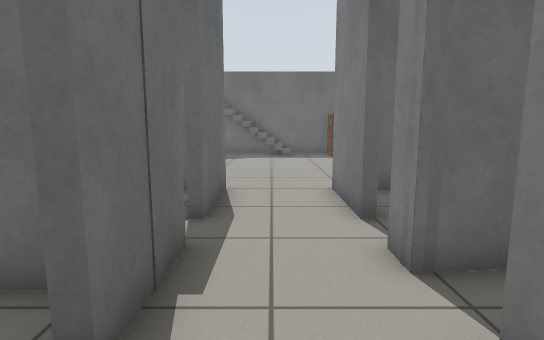
[1] (above)

22 first-person views from a walk through a Gazebo world. The camera is 0.9 m above the floor, tilts 8° down and sees 80° across. The floor is counted in squares, 0.5 m on a side. Each view is taken from the middle of a square. On the plan, view 1 faces up. The plan holds only what a view shows up to about 17 squares ahead; the rest is blank. The place goes on beyond the plan. Gazebo's built-in surfaces are drawn with simple patterns.

[2]
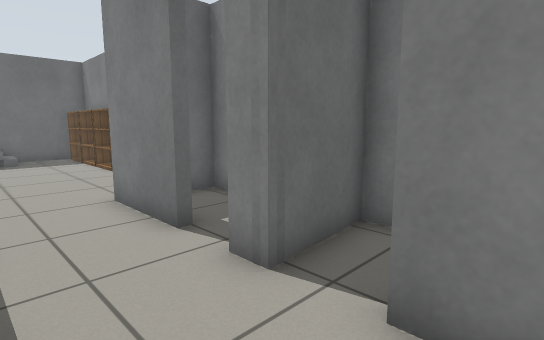

[3]
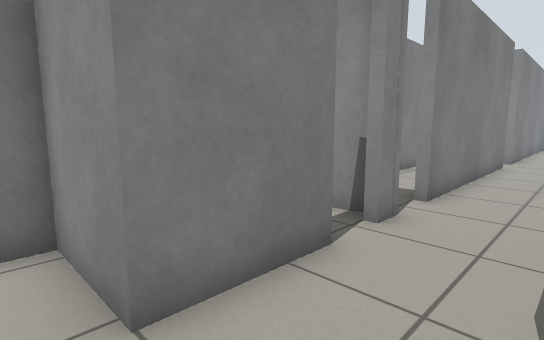

[4]
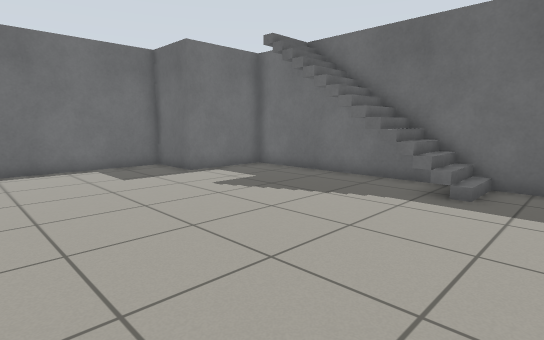

[5]
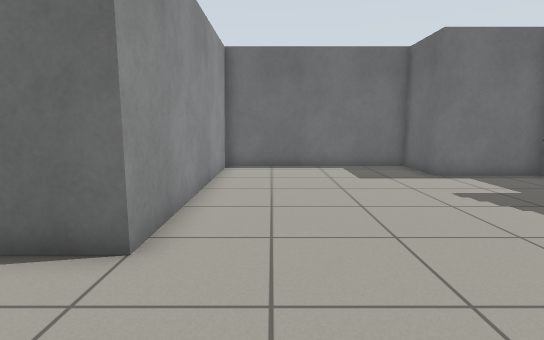

[6]
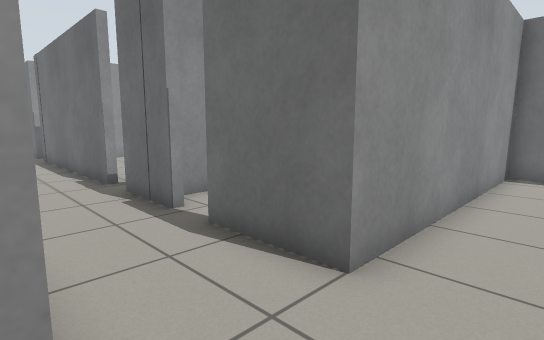

[7]
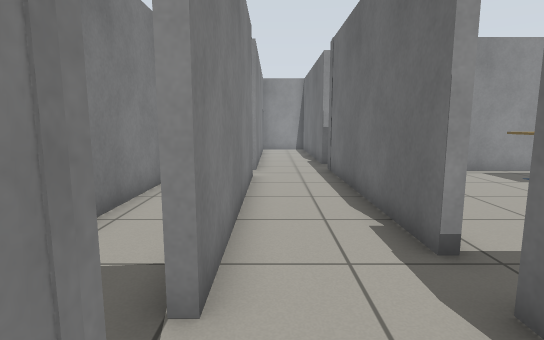

[8]
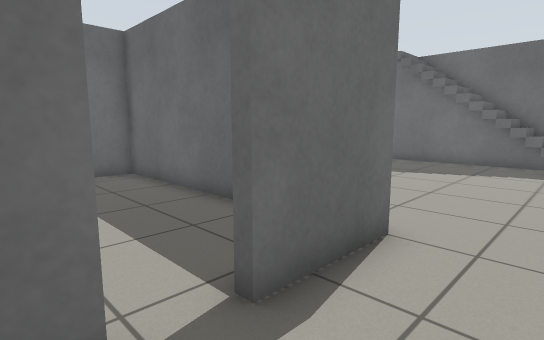

[9]
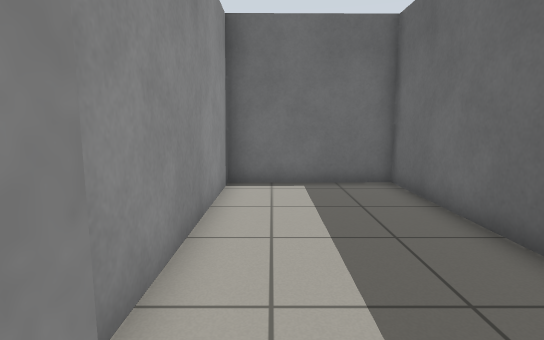

[10]
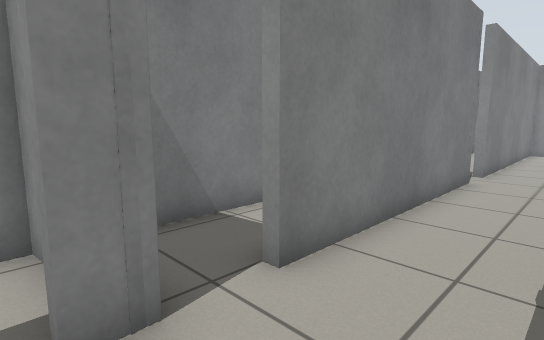

[11]
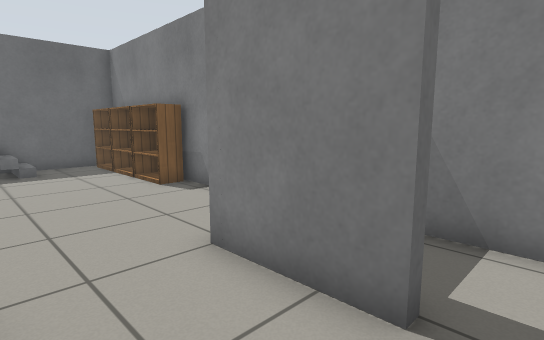

[12]
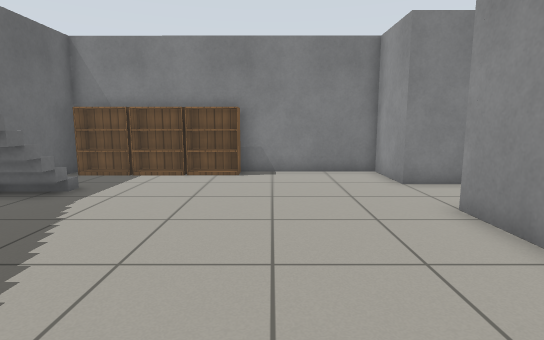

[13]
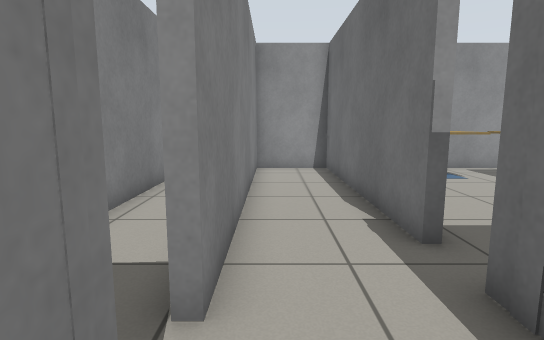

[14]
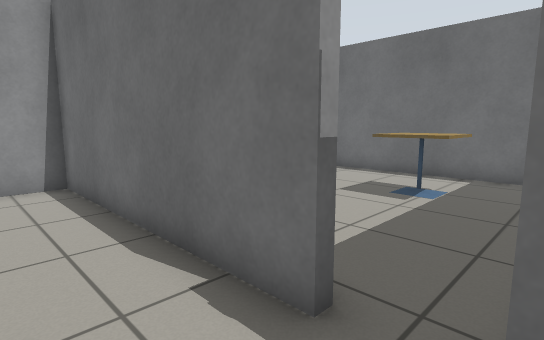

[15]
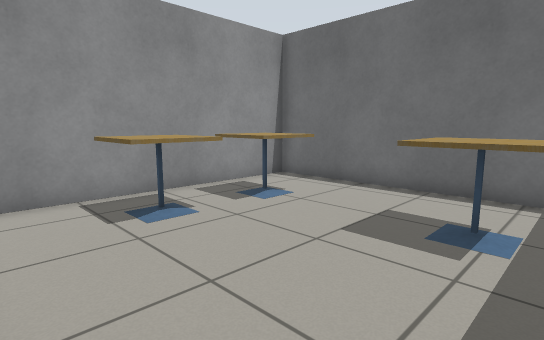

[16]
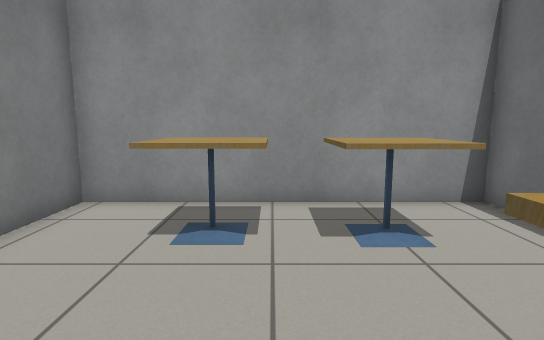

[17]
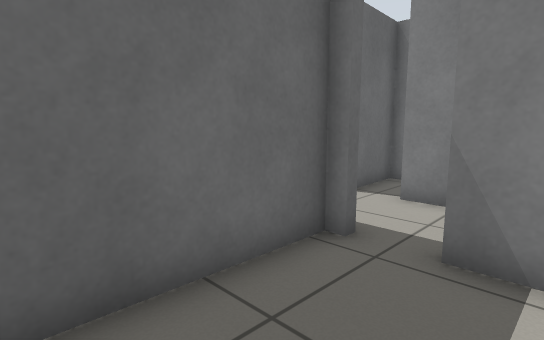

[18]
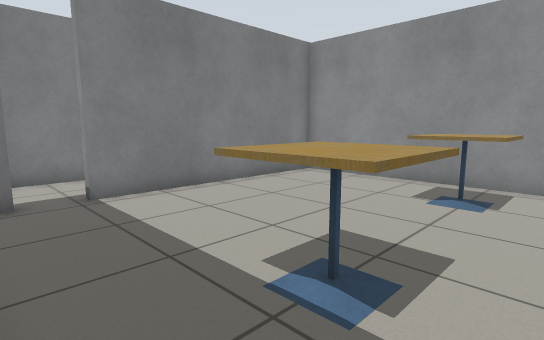

[19]
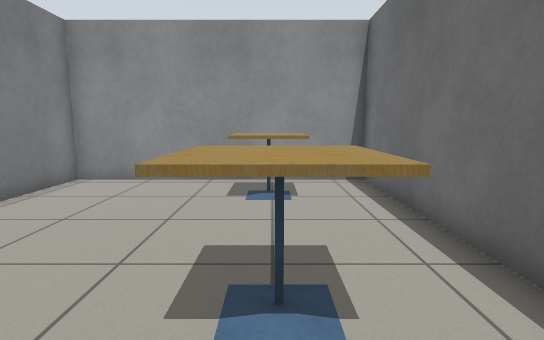

[20]
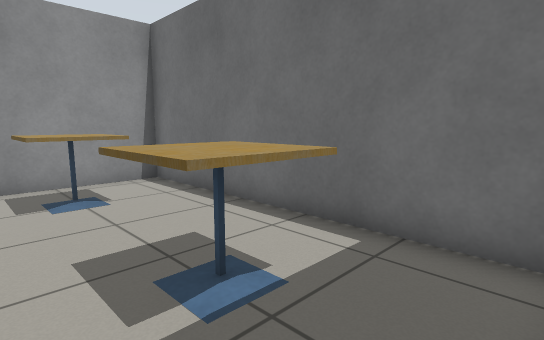

[21]
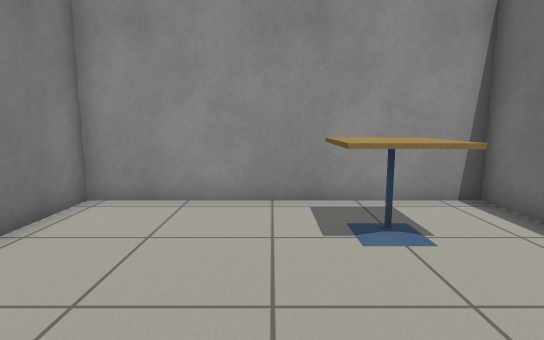

[22]
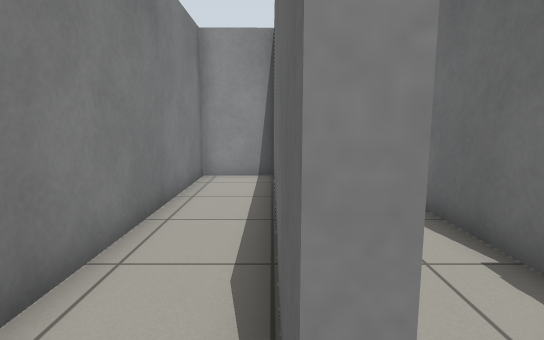

### Floor plan
Ten units are one square. View 1 is at (0, 0); x grows to the right and y downward. Boxes are objects, and circles mark ways between rooms. Rooms are numbered by the first view taken in them; rooms with no view inside come last. Other rooms are left out.
<svg viewBox="-115 -210 165 399">
<path fill="none" stroke="#000" d="M-13 -7 -13 84M17 64 17 -23M17 -37 17 -46M-13 -47 -13 -21M17 -60 17 -90 44 -90 44 -204 -83 -204 -83 -167 -109 -167 -109 -90 -13 -90 -13 -60M-16 108 -16 96M-110 93 -110 184 -16 184 -16 161M-16 79 -59 79M-24 -33 -30 -33M-110 -28 -110 76 -16 76 -16 -8M17 78 19 78 19 146M44 66 44 62 20 63M19 175 19 181M19 184 44 184 44 96M-50 -87 -110 -87 -110 -36 -21 -36M-13 96 -13 184 17 184 17 78M44 49 44 -40 17 -37M21 -60 17 -60M22 -41 44 -43 44 -87 29 -87"/>
<rect x="-65" y="-205" width="10" height="10" fill="#bbb"><title>stairs</title></rect>
<rect x="35" y="-165" width="10" height="30" fill="#bbb"><title>bookshelf</title></rect>
<rect x="35" y="-185" width="10" height="20" fill="#bbb"><title>bookshelf</title></rect>
<rect x="35" y="-205" width="10" height="20" fill="#bbb"><title>bookshelf</title></rect>
<rect x="-95" y="145" width="30" height="30" fill="#bbb"><title>cafe table</title></rect>
<rect x="-85" y="105" width="20" height="20" fill="#bbb"><title>cafe table</title></rect>
<rect x="-65" y="155" width="30" height="20" fill="#bbb"><title>cafe table</title></rect>
<rect x="-95" y="45" width="30" height="20" fill="#bbb"><title>cafe table</title></rect>
<rect x="-95" y="-15" width="30" height="30" fill="#bbb"><title>cafe table</title></rect>
<circle cx="5" cy="-40" r="3" fill="#2a7"/>
<circle cx="-10" cy="-15" r="3" fill="#2a7"/>
<circle cx="20" cy="70" r="3" fill="#2a7"/>
<circle cx="5" cy="80" r="3" fill="#2a7"/>
<circle cx="20" cy="-30" r="3" fill="#2a7"/>
<circle cx="-10" cy="-55" r="3" fill="#2a7"/>
<circle cx="20" cy="-55" r="3" fill="#2a7"/>
<circle cx="-10" cy="90" r="3" fill="#2a7"/>
<text x="0" y="20">1</text>
<text x="-20" y="-140">2</text>
<text x="-60" y="130">3</text>
<text x="-60" y="20">4</text>
<text x="30" y="120">5</text>
<text x="-60" y="-70">6</text>
<text x="0" y="130">7</text>
<text x="30" y="10">8</text>
<text x="30" y="-60">9</text>
</svg>
Room 1 opens to room 2. Room 1 opens to room 4. Room 1 opens to room 5. Room 1 opens to room 7. Room 1 opens to room 8. Room 2 opens to room 6. Room 2 opens to room 9. Room 3 opens to room 7.

Where each view was taken, in squares from view 1:
view 1: 0 up, 0 right, facing up
view 2: 1 up, 1 left, facing up-right
view 3: 10 up, 1 left, facing down-right
view 4: 10 up, 3 right, facing up-left
view 5: 11 up, 3 right, facing left
view 6: 11 up, 2 right, facing down-left
view 7: 5 up, 1 right, facing down
view 8: 4 up, 1 right, facing up-left
view 9: 5 up, 1 left, facing left
view 10: 5 up, 1 left, facing down-right
view 11: 5 up, 1 left, facing up-right
view 12: 13 up, 8 left, facing right
view 13: 5 down, 1 right, facing down
view 14: 8 down, 1 right, facing down-left
view 15: 10 down, 2 left, facing down-left
view 16: 11 down, 6 left, facing down
view 17: 11 down, 6 left, facing up-right
view 18: 3 up, 10 left, facing down-right
view 19: 3 up, 8 left, facing down
view 20: 3 up, 6 left, facing down-left
view 21: 0 up, 6 left, facing down
view 22: 7 down, 2 right, facing down
